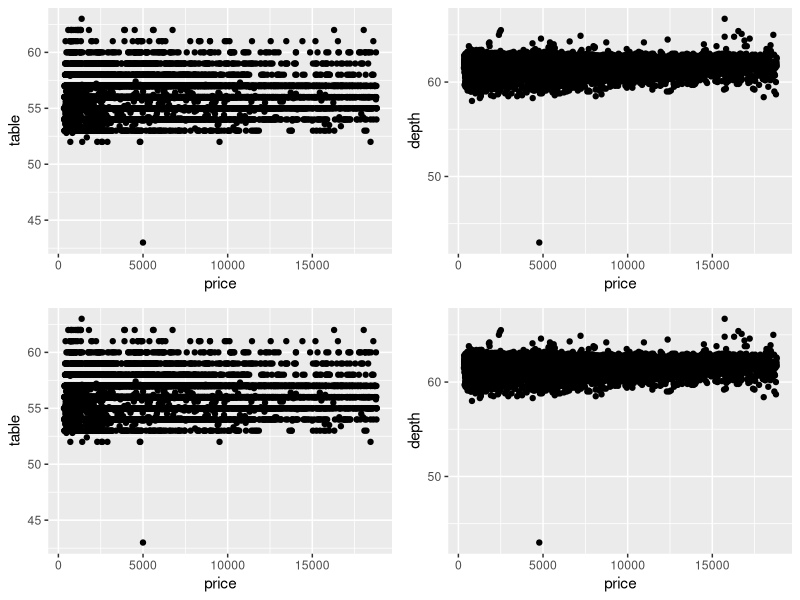
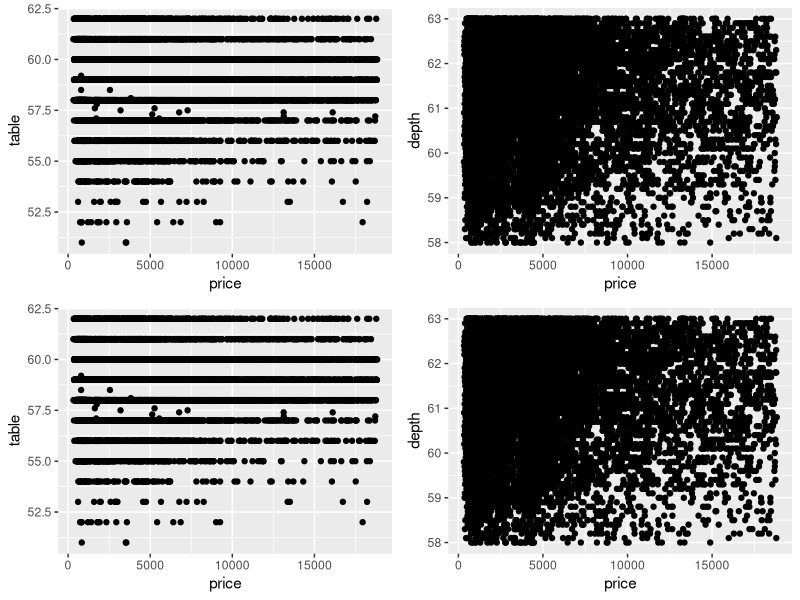
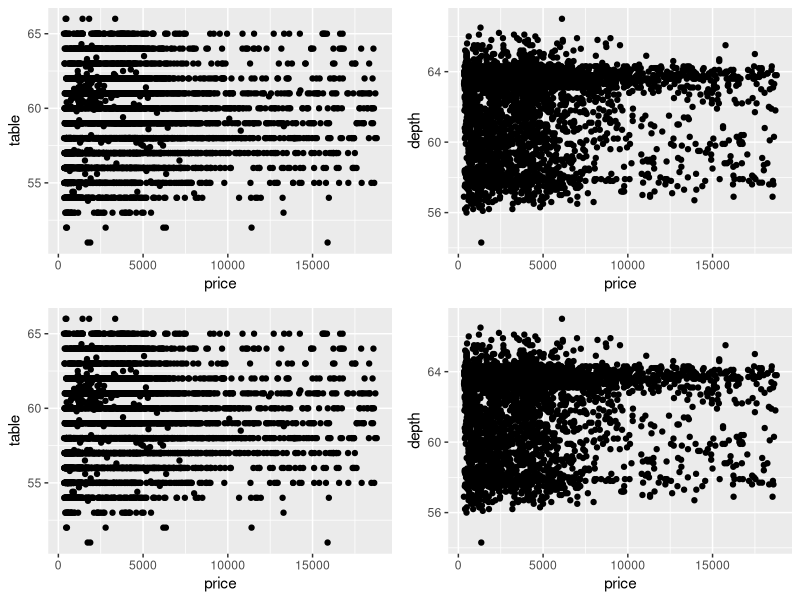
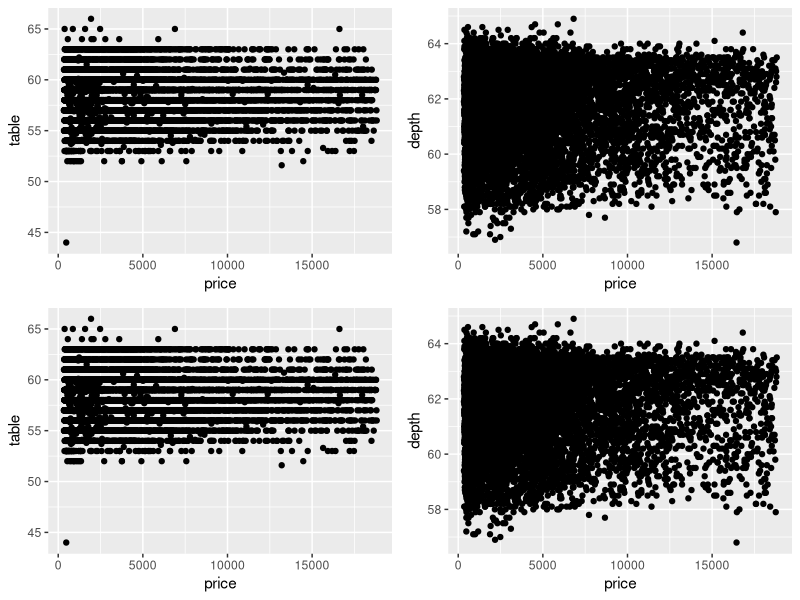
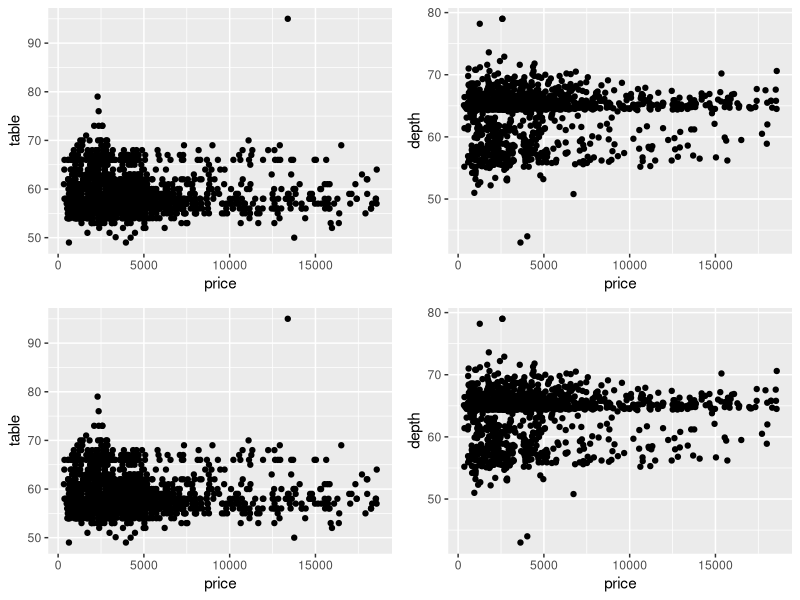

Source code (R) for these figures, in order:
library(ggplot2)
library(gridExtra)

pdf("plots.pdf", onefile = TRUE)
cuts <- unique(diamonds$cut)
for(i in 1:length(cuts)){
  dat <- subset(diamonds, cut==cuts[i])
  top.plot <- ggplot(dat, aes(price,table)) + geom_point()
  bottom.plot <- ggplot(dat, aes(price,depth)) + geom_point()
  top2.plot <- ggplot(dat, aes(price,table)) + geom_point()
  bottom2.plot <- ggplot(dat, aes(price,depth)) + geom_point()
  grid.arrange(top.plot, bottom.plot, top2.plot, bottom2.plot)
}
dev.off()
